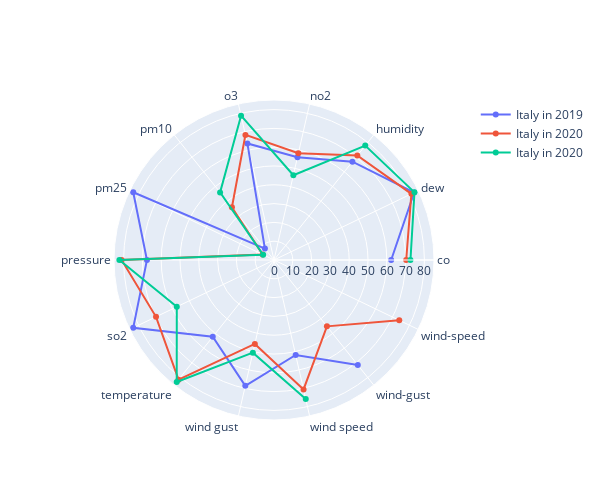

Notebook source saved alongside this figure:
### Markdown cell above
# Radar chart for Romania 2019-2020-2021

### Code cell
species = ['co', 'dew', 'humidity', 'no2', 'o3', 'pm10', 'pm25', 'pressure',
       'so2', 'temperature', 'wind gust', 'wind speed', 'wind-gust',
       'wind-speed', 'precipitation', 'wd', 'aqi', 'neph', 'uvi', 'pol',
       'pm1', 'mepaqi']

fig = go.Figure()

fig.add_trace(go.Scatterpolar(
      r=[value for value in res.loc[(res['Country'] == 'RO') & (res['Year'] == '2019')]['count']],
      theta=species,
      name='Italy in 2019'
))
fig.add_trace(go.Scatterpolar(
      r=[value for value in res.loc[(res['Country'] == 'RO') & (res['Year'] == '2020')]['count']],
      theta=species,
      name='Italy in 2020'
))
fig.add_trace(go.Scatterpolar(
      r=[value for value in res.loc[(res['Country'] == 'RO') & (res['Year'] == '2021')]['count']],
      theta=species,
      name='Italy in 2020'
))


fig.update_layout(
  width=600,
    height=500,
  polar=dict(
    radialaxis=dict(
      visible=True,
    )),
  showlegend=True
)



#fig.show()

### Figure 1 — Plotly figure (JSON) as saved in the notebook; plotly's stock layout.template omitted (floating-point values rounded to 4 significant figures)
{"data": [{"name": "Italy in 2019", "r": [62.32, 82.75, 66.89, 56.11, 63.57, 7.753, 83.11, 67.57, 83.11, 52.25, 68.62, 51.84, 71.48], "theta": ["co", "dew", "humidity", "no2", "o3", "pm10", "pm25", "pressure", "so2", "temperature", "wind gust", "wind speed", "wind-gust", "wind-speed", "precipitation", "wd", "aqi", "neph", "uvi", "pol", "pm1", "mepaqi"], "type": "scatterpolar"}, {"name": "Italy in 2020", "r": [70.31, 81.11, 71.06, 58.25, 68.26, 35.91, 6.688, 81.06, 69.65, 81.42, 45.77, 70.63, 45.14, 73.96], "theta": ["co", "dew", "humidity", "no2", "o3", "pm10", "pm25", "pressure", "so2", "temperature", "wind gust", "wind speed", "wind-gust", "wind-speed", "precipitation", "wd", "aqi", "neph", "uvi", "pol", "pm1", "mepaqi"], "type": "scatterpolar"}, {"name": "Italy in 2020", "r": [72.58, 82.92, 77.86, 46.26, 78.76, 45.99, 6.405, 82.24, 57.39, 82.99, 50.56, 75.89], "theta": ["co", "dew", "humidity", "no2", "o3", "pm10", "pm25", "pressure", "so2", "temperature", "wind gust", "wind speed", "wind-gust", "wind-speed", "precipitation", "wd", "aqi", "neph", "uvi", "pol", "pm1", "mepaqi"], "type": "scatterpolar"}], "layout": {"height": 500, "polar": {"radialaxis": {"visible": true}}, "showlegend": true, "width": 600}}
